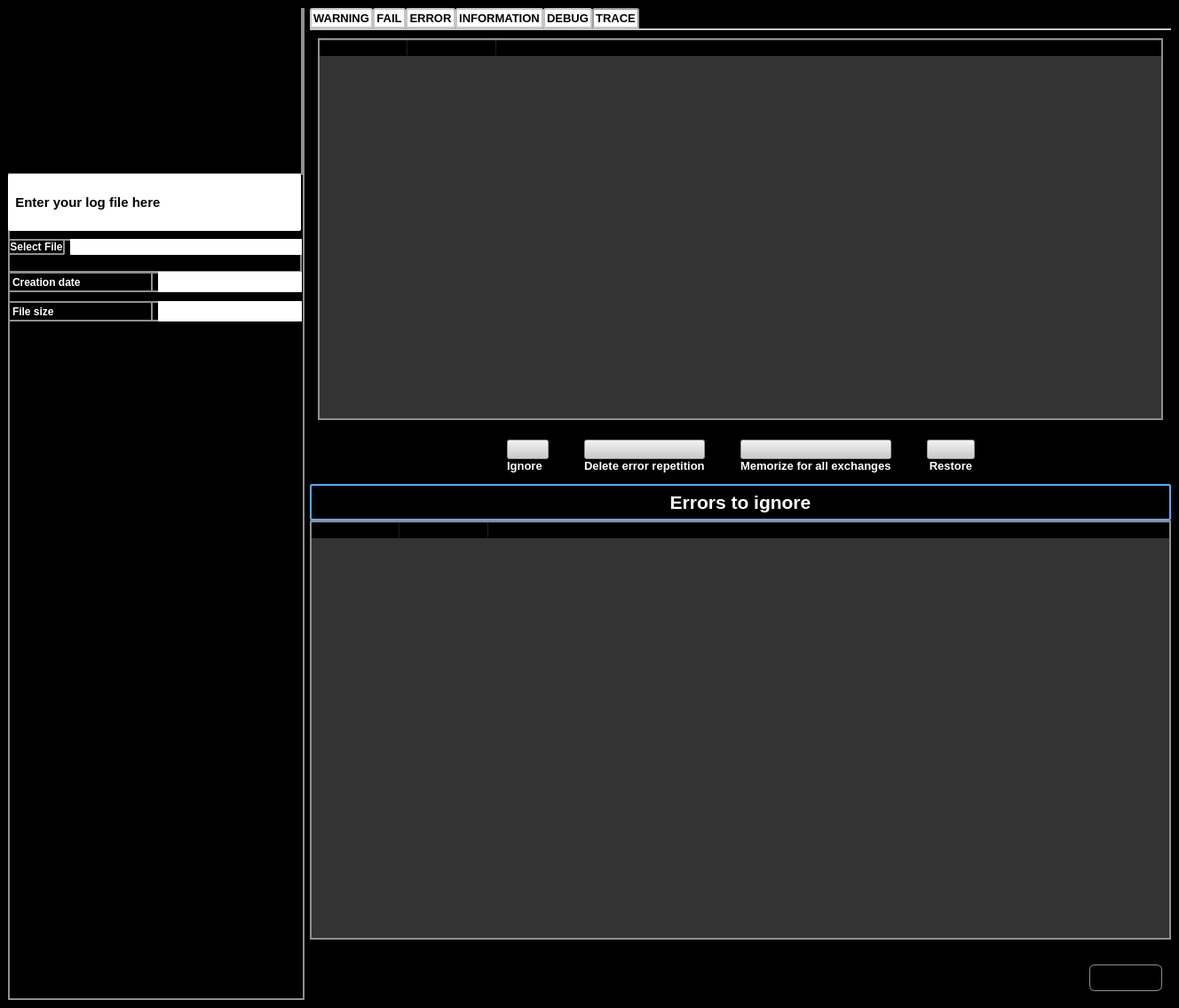
<?xml version="1.0" encoding="UTF-8"?>
<ui version="4.0">
 <class>analyze</class>
 <widget class="QMainWindow" name="analyze">
  <property name="geometry">
   <rect>
    <x>0</x>
    <y>0</y>
    <width>1328</width>
    <height>1135</height>
   </rect>
  </property>
  <property name="windowTitle">
   <string>Results</string>
  </property>
  <property name="windowIcon">
   <iconset resource="images.qrc">
    <normaloff>:/file_log_.jpg</normaloff>:/file_log_.jpg</iconset>
  </property>
  <property name="styleSheet">
   <string notr="true">background-color: white;</string>
  </property>
  <widget class="QWidget" name="centralwidget">
   <property name="sizePolicy">
    <sizepolicy hsizetype="Expanding" vsizetype="Expanding">
     <horstretch>0</horstretch>
     <verstretch>0</verstretch>
    </sizepolicy>
   </property>
   <property name="maximumSize">
    <size>
     <width>1493</width>
     <height>16777215</height>
    </size>
   </property>
   <property name="styleSheet">
    <string notr="true">background: black;</string>
   </property>
   <layout class="QGridLayout" name="gridLayout_2">
    <item row="0" column="0">
     <widget class="QFrame" name="frame">
      <property name="enabled">
       <bool>true</bool>
      </property>
      <property name="sizePolicy">
       <sizepolicy hsizetype="MinimumExpanding" vsizetype="MinimumExpanding">
        <horstretch>0</horstretch>
        <verstretch>0</verstretch>
       </sizepolicy>
      </property>
      <property name="maximumSize">
       <size>
        <width>334</width>
        <height>16777215</height>
       </size>
      </property>
      <property name="styleSheet">
       <string notr="true">background-color:BLACK;
border: 2px solid #8f8f91;
</string>
      </property>
      <property name="frameShape">
       <enum>QFrame::StyledPanel</enum>
      </property>
      <property name="frameShadow">
       <enum>QFrame::Raised</enum>
      </property>
      <widget class="QLabel" name="label_4">
       <property name="geometry">
        <rect>
         <x>-9</x>
         <y>-3</y>
         <width>341</width>
         <height>191</height>
        </rect>
       </property>
       <property name="sizePolicy">
        <sizepolicy hsizetype="Fixed" vsizetype="Preferred">
         <horstretch>0</horstretch>
         <verstretch>0</verstretch>
        </sizepolicy>
       </property>
       <property name="minimumSize">
        <size>
         <width>202</width>
         <height>0</height>
        </size>
       </property>
       <property name="text">
        <string/>
       </property>
       <property name="pixmap">
        <pixmap resource="images.qrc">:/software-test-automation-tool.jpg</pixmap>
       </property>
       <property name="scaledContents">
        <bool>true</bool>
       </property>
      </widget>
      <widget class="QLabel" name="label_6">
       <property name="geometry">
        <rect>
         <x>0</x>
         <y>187</y>
         <width>261</width>
         <height>64</height>
        </rect>
       </property>
       <property name="sizePolicy">
        <sizepolicy hsizetype="Preferred" vsizetype="Preferred">
         <horstretch>0</horstretch>
         <verstretch>0</verstretch>
        </sizepolicy>
       </property>
       <property name="font">
        <font>
         <pointsize>11</pointsize>
         <weight>75</weight>
         <bold>true</bold>
        </font>
       </property>
       <property name="styleSheet">
        <string notr="true">
QLabel
{
    background-color: white;
color:black;
border-bottom:1px solid #717072;
border-radius:2px;
border:none;
 min-width: 40px;
}
</string>
       </property>
       <property name="text">
        <string>  Enter your log file here</string>
       </property>
       <property name="scaledContents">
        <bool>false</bool>
       </property>
      </widget>
      <widget class="QLabel" name="label_5">
       <property name="geometry">
        <rect>
         <x>250</x>
         <y>187</y>
         <width>80</width>
         <height>64</height>
        </rect>
       </property>
       <property name="sizePolicy">
        <sizepolicy hsizetype="Fixed" vsizetype="Preferred">
         <horstretch>0</horstretch>
         <verstretch>0</verstretch>
        </sizepolicy>
       </property>
       <property name="minimumSize">
        <size>
         <width>80</width>
         <height>0</height>
        </size>
       </property>
       <property name="maximumSize">
        <size>
         <width>70</width>
         <height>80</height>
        </size>
       </property>
       <property name="styleSheet">
        <string notr="true">
QLabel
{
    background-color: white;
color:black;
border-bottom:1px solid #717072;
border-radius:2px;
border:none;
 min-width: 80px;
}
</string>
       </property>
       <property name="text">
        <string/>
       </property>
       <property name="pixmap">
        <pixmap resource="images.qrc">:/log_file.png</pixmap>
       </property>
       <property name="scaledContents">
        <bool>true</bool>
       </property>
      </widget>
      <widget class="QWidget" name="layoutWidget">
       <property name="geometry">
        <rect>
         <x>0</x>
         <y>260</y>
         <width>331</width>
         <height>38</height>
        </rect>
       </property>
       <layout class="QFormLayout" name="formLayout">
        <item row="0" column="0">
         <widget class="QPushButton" name="select_file">
          <property name="font">
           <font>
            <family>Tahoma</family>
            <weight>75</weight>
            <italic>false</italic>
            <bold>true</bold>
           </font>
          </property>
          <property name="styleSheet">
           <string notr="true">QPushButton {
    
color:white;
border-radius: 2px;
background:rgb(0, 0, 0);
/* border: 2px solid #00007f;*/
 min-width: 40px;
}

QPushButton:pressed {
    background-color: qlineargradient(x1: 0, y1: 0, x2: 0, y2: 1,
                                      stop: 0 #dadbde, stop: 1 #f6f7fa);
}

QPushButton:flat {
    border: none; /* no border for a flat push button */
}

QPushButton:default {
    border-color: navy; /* make the default button prominent */
}
QPushButton:hover
{
border: 2px solid rgb(66, 199, 0);
    border-radius: 2px;
    background-color:  black;
    min-width: 40px;
}</string>
          </property>
          <property name="text">
           <string>Select File</string>
          </property>
          <property name="icon">
           <iconset resource="images.qrc">
            <normaloff>:/add.png</normaloff>:/add.png</iconset>
          </property>
          <property name="iconSize">
           <size>
            <width>16</width>
            <height>16</height>
           </size>
          </property>
         </widget>
        </item>
        <item row="0" column="1">
         <widget class="QLineEdit" name="lineEdit">
          <property name="sizePolicy">
           <sizepolicy hsizetype="MinimumExpanding" vsizetype="Preferred">
            <horstretch>0</horstretch>
            <verstretch>0</verstretch>
           </sizepolicy>
          </property>
          <property name="font">
           <font>
            <family>Tahoma</family>
            <weight>50</weight>
            <italic>false</italic>
            <bold>false</bold>
           </font>
          </property>
          <property name="styleSheet">
           <string notr="true">
QLineEdit
{
    background-color: white;
color:black;
border-bottom:1px solid #717072;
border-radius:1px;
border:none;
 min-width: 40px;
}
</string>
          </property>
          <property name="text">
           <string/>
          </property>
         </widget>
        </item>
       </layout>
      </widget>
      <widget class="QWidget" name="layoutWidget">
       <property name="geometry">
        <rect>
         <x>0</x>
         <y>297</y>
         <width>331</width>
         <height>23</height>
        </rect>
       </property>
       <layout class="QHBoxLayout" name="horizontalLayout">
        <item>
         <widget class="QLabel" name="last_modif_date">
          <property name="font">
           <font>
            <weight>75</weight>
            <bold>true</bold>
           </font>
          </property>
          <property name="styleSheet">
           <string notr="true">QLabel {
   

color:white;
border-radius: 1px;
background:rgb(0, 0, 0);
/* border: 2px solid #00007f;*/
 min-width: 40px;

}</string>
          </property>
          <property name="text">
           <string>Creation date</string>
          </property>
         </widget>
        </item>
        <item>
         <widget class="QLabel" name="lbl_last_modif_date">
          <property name="font">
           <font>
            <weight>75</weight>
            <bold>true</bold>
           </font>
          </property>
          <property name="styleSheet">
           <string notr="true">QLabel {
    border: 1px solid white;
    border-radius: 1px;
    background-color: white;
    min-width: 40px;
	color: black;
}</string>
          </property>
          <property name="text">
           <string/>
          </property>
         </widget>
        </item>
       </layout>
      </widget>
      <widget class="QWidget" name="layoutWidget">
       <property name="geometry">
        <rect>
         <x>0</x>
         <y>330</y>
         <width>331</width>
         <height>23</height>
        </rect>
       </property>
       <layout class="QHBoxLayout" name="horizontalLayout_2">
        <item>
         <widget class="QLabel" name="file_size">
          <property name="font">
           <font>
            <weight>75</weight>
            <bold>true</bold>
           </font>
          </property>
          <property name="styleSheet">
           <string notr="true">QLabel {
   

color:white;
border-radius: 1px;
background:rgb(0, 0, 0);
/* border: 2px solid #00007f;*/
 min-width: 40px;

}</string>
          </property>
          <property name="text">
           <string>File size</string>
          </property>
         </widget>
        </item>
        <item>
         <widget class="QLabel" name="lbl_file_size">
          <property name="font">
           <font>
            <weight>75</weight>
            <bold>true</bold>
           </font>
          </property>
          <property name="styleSheet">
           <string notr="true">QLabel {
    border: 1px solid white;
    border-radius: 1px;
    background-color: white;
    min-width: 40px;
	color: black;
}</string>
          </property>
          <property name="text">
           <string/>
          </property>
         </widget>
        </item>
       </layout>
      </widget>
     </widget>
    </item>
    <item row="0" column="1">
     <layout class="QVBoxLayout" name="verticalLayout_3">
      <property name="spacing">
       <number>0</number>
      </property>
      <item>
       <widget class="QTabWidget" name="tabWidget">
        <property name="enabled">
         <bool>true</bool>
        </property>
        <property name="font">
         <font>
          <pointsize>10</pointsize>
          <weight>75</weight>
          <bold>true</bold>
         </font>
        </property>
        <property name="contextMenuPolicy">
         <enum>Qt::DefaultContextMenu</enum>
        </property>
        <property name="toolTip">
         <string>&lt;html&gt;&lt;head/&gt;&lt;body&gt;&lt;p&gt;&lt;br/&gt;&lt;/p&gt;&lt;/body&gt;&lt;/html&gt;</string>
        </property>
        <property name="whatsThis">
         <string>&lt;html&gt;&lt;head/&gt;&lt;body&gt;&lt;p&gt;&lt;br/&gt;&lt;/p&gt;&lt;/body&gt;&lt;/html&gt;</string>
        </property>
        <property name="styleSheet">
         <string notr="true">



QTabWidget::pane { /* The tab widget frame */
    border-top: 2px solid #C2C7CB;
    position: absolute;
    top: -0.5em;

}

QTabWidget::tab-bar {
    alignment: center;
}

/* Style the tab using the tab sub-control. Note that
    it reads QTabBar _not_ QTabWidget */
QTabBar::tab {
    background: WHITE; 
/*qlineargradient(x1: 0, y1: 0, x2: 0, y2: 1,
                                stop: 0 #E1E1E1, stop: 0.4 #DDDDDD,
                                stop: 0.5 #D8D8D8, stop: 1.0 #D3D3D3)
*/
    border: 2px solid #C4C4C3;
    border-bottom-color: #C2C7CB; /* same as the pane color */
    border-top-left-radius: 3px;
    border-top-right-radius: 3px;
    min-width: 8ex;
    padding: 2px;
}

QTabBar::tab:selected, QTabBar::tab:hover {
    background: qlineargradient(x1: 0, y1: 0, x2: 0, y2: 1,
                                stop: 0 #fafafa, stop: 0.4 #f4f4f4,
                                stop: 0.5 #e7e7e7, stop: 1.0 #fafafa);
}

QTabBar::tab:selected {
    border-color: #9B9B9B;
    border-bottom-color: #C2C7CB; /* same as pane color */
}</string>
        </property>
        <property name="currentIndex">
         <number>5</number>
        </property>
        <widget class="QWidget" name="warning_tab">
         <attribute name="icon">
          <iconset resource="images.qrc">
           <normaloff>:/Warning_icon..png</normaloff>:/Warning_icon..png</iconset>
         </attribute>
         <attribute name="title">
          <string>WARNING</string>
         </attribute>
         <layout class="QGridLayout" name="gridLayout">
          <item row="0" column="0">
           <widget class="QTreeWidget" name="warning_page">
            <property name="enabled">
             <bool>true</bool>
            </property>
            <property name="sizePolicy">
             <sizepolicy hsizetype="Expanding" vsizetype="Expanding">
              <horstretch>0</horstretch>
              <verstretch>0</verstretch>
             </sizepolicy>
            </property>
            <property name="minimumSize">
             <size>
              <width>0</width>
              <height>0</height>
             </size>
            </property>
            <property name="font">
             <font>
              <family>Monospace</family>
              <pointsize>10</pointsize>
              <weight>50</weight>
              <italic>false</italic>
              <bold>false</bold>
             </font>
            </property>
            <property name="styleSheet">
             <string notr="true">QTreeView {
	font: 10pt &quot;Monospace&quot;;
    show-decoration-selected: 1;
border: 2px solid #8f8f91;
	background-color: rgb(51, 51, 51);
color:white;

}

QTreeView::item {
     border: 1px solid #d9d9d9;
    border-top-color: transparent;
    border-bottom-color: transparent;
}

QTreeView::item:hover {
    background: qlineargradient(x1: 0, y1: 0, x2: 0, y2: 1, stop: 0 #e7effd, stop: 1 #cbdaf1);
    border: 1px solid #bfcde4;
}

QTreeView::item:selected {
    border: 1px solid #567dbc;
}

QTreeView::item:selected:active{
    background: qlineargradient(x1: 0, y1: 0, x2: 0, y2: 1, stop: 0 #6ea1f1, stop: 1 #567dbc);
}

QTreeView::item:selected:!active {
    background: qlineargradient(x1: 0, y1: 0, x2: 0, y2: 1, stop: 0 #6b9be8, stop: 1 #577fbf);
}</string>
            </property>
            <column>
             <property name="text">
              <string notr="true">Time</string>
             </property>
            </column>
            <column>
             <property name="text">
              <string>Level</string>
             </property>
            </column>
            <column>
             <property name="text">
              <string>Message</string>
             </property>
            </column>
           </widget>
          </item>
         </layout>
        </widget>
        <widget class="QWidget" name="fail_tab">
         <attribute name="icon">
          <iconset resource="images.qrc">
           <normaloff>:/fail.png</normaloff>:/fail.png</iconset>
         </attribute>
         <attribute name="title">
          <string>FAIL</string>
         </attribute>
         <layout class="QGridLayout" name="gridLayout_12">
          <item row="0" column="0">
           <widget class="QTreeWidget" name="fail_page">
            <property name="font">
             <font>
              <family>Monospace</family>
              <pointsize>10</pointsize>
              <weight>50</weight>
              <italic>false</italic>
              <bold>false</bold>
             </font>
            </property>
            <property name="styleSheet">
             <string notr="true">QTreeView {
	font: 10pt &quot;Monospace&quot;;
    show-decoration-selected: 1;
   border: 2px solid #8f8f91;
background-color: rgb(51, 51, 51);
color:white;

}

QTreeView::item {
     border: 1px solid #d9d9d9;
    border-top-color: transparent;
    border-bottom-color: transparent;
}

QTreeView::item:hover {
    background: qlineargradient(x1: 0, y1: 0, x2: 0, y2: 1, stop: 0 #e7effd, stop: 1 #cbdaf1);
    border: 1px solid #bfcde4;
}

QTreeView::item:selected {
    border: 1px solid #567dbc;
}

QTreeView::item:selected:active{
    background: qlineargradient(x1: 0, y1: 0, x2: 0, y2: 1, stop: 0 #6ea1f1, stop: 1 #567dbc);
}

QTreeView::item:selected:!active {
    background: qlineargradient(x1: 0, y1: 0, x2: 0, y2: 1, stop: 0 #6b9be8, stop: 1 #577fbf);
}</string>
            </property>
            <column>
             <property name="text">
              <string notr="true">Time</string>
             </property>
            </column>
            <column>
             <property name="text">
              <string>Level</string>
             </property>
            </column>
            <column>
             <property name="text">
              <string>Message</string>
             </property>
            </column>
           </widget>
          </item>
         </layout>
        </widget>
        <widget class="QWidget" name="error_tab">
         <attribute name="icon">
          <iconset resource="images.qrc">
           <normaloff>:/error-icon.jpg</normaloff>:/error-icon.jpg</iconset>
         </attribute>
         <attribute name="title">
          <string>ERROR</string>
         </attribute>
         <layout class="QGridLayout" name="gridLayout_8">
          <item row="0" column="0">
           <widget class="QTreeWidget" name="error_page">
            <property name="font">
             <font>
              <family>Monospace</family>
              <pointsize>10</pointsize>
              <weight>50</weight>
              <italic>false</italic>
              <bold>false</bold>
             </font>
            </property>
            <property name="styleSheet">
             <string notr="true">QTreeView {
	font: 10pt &quot;Monospace&quot;;
    show-decoration-selected: 1;
border: 2px solid #8f8f91;
background-color: rgb(51, 51, 51);
color:white;
}

QTreeView::item {
     border: 1px solid #d9d9d9;
    border-top-color: transparent;
    border-bottom-color: transparent;
}

QTreeView::item:hover {
    background: qlineargradient(x1: 0, y1: 0, x2: 0, y2: 1, stop: 0 #e7effd, stop: 1 #cbdaf1);
    border: 1px solid #bfcde4;
}

QTreeView::item:selected {
    border: 1px solid #567dbc;
}

QTreeView::item:selected:active{
    background: qlineargradient(x1: 0, y1: 0, x2: 0, y2: 1, stop: 0 #6ea1f1, stop: 1 #567dbc);
}

QTreeView::item:selected:!active {
    background: qlineargradient(x1: 0, y1: 0, x2: 0, y2: 1, stop: 0 #6b9be8, stop: 1 #577fbf);
}</string>
            </property>
            <column>
             <property name="text">
              <string>Time</string>
             </property>
            </column>
            <column>
             <property name="text">
              <string>Level</string>
             </property>
            </column>
            <column>
             <property name="text">
              <string>Message</string>
             </property>
            </column>
           </widget>
          </item>
         </layout>
        </widget>
        <widget class="QWidget" name="information_tab">
         <attribute name="icon">
          <iconset resource="images.qrc">
           <normaloff>:/information.png</normaloff>:/information.png</iconset>
         </attribute>
         <attribute name="title">
          <string>INFORMATION</string>
         </attribute>
         <layout class="QGridLayout" name="gridLayout_9">
          <item row="0" column="0">
           <widget class="QTreeWidget" name="information_page">
            <property name="font">
             <font>
              <family>Monospace</family>
              <pointsize>10</pointsize>
              <weight>50</weight>
              <italic>false</italic>
              <bold>false</bold>
             </font>
            </property>
            <property name="styleSheet">
             <string notr="true">QTreeView {
	font: 10pt &quot;Monospace&quot;;
    show-decoration-selected: 1;
border: 2px solid #8f8f91;
background-color: rgb(51, 51, 51);
color:white;
}

QTreeView::item {
     border: 1px solid #d9d9d9;
    border-top-color: transparent;
    border-bottom-color: transparent;
}

QTreeView::item:hover {
    background: qlineargradient(x1: 0, y1: 0, x2: 0, y2: 1, stop: 0 #e7effd, stop: 1 #cbdaf1);
    border: 1px solid #bfcde4;
}

QTreeView::item:selected {
    border: 1px solid #567dbc;
}

QTreeView::item:selected:active{
    background: qlineargradient(x1: 0, y1: 0, x2: 0, y2: 1, stop: 0 #6ea1f1, stop: 1 #567dbc);
}

QTreeView::item:selected:!active {
    background: qlineargradient(x1: 0, y1: 0, x2: 0, y2: 1, stop: 0 #6b9be8, stop: 1 #577fbf);
}</string>
            </property>
            <column>
             <property name="text">
              <string notr="true">Time</string>
             </property>
            </column>
            <column>
             <property name="text">
              <string>Level</string>
             </property>
            </column>
            <column>
             <property name="text">
              <string>Message</string>
             </property>
            </column>
           </widget>
          </item>
         </layout>
        </widget>
        <widget class="QWidget" name="debug_tab">
         <attribute name="icon">
          <iconset resource="images.qrc">
           <normaloff>:/DEBUG.png</normaloff>:/DEBUG.png</iconset>
         </attribute>
         <attribute name="title">
          <string>DEBUG</string>
         </attribute>
         <layout class="QGridLayout" name="gridLayout_10">
          <item row="0" column="0">
           <widget class="QTreeWidget" name="debug_page">
            <property name="font">
             <font>
              <family>Monospace</family>
              <pointsize>10</pointsize>
              <weight>50</weight>
              <italic>false</italic>
              <bold>false</bold>
             </font>
            </property>
            <property name="styleSheet">
             <string notr="true">QTreeView {
	font: 10pt &quot;Monospace&quot;;
    show-decoration-selected: 1;
border: 2px solid #8f8f91;
background-color: rgb(51, 51, 51);
color:white;
}

QTreeView::item {
     border: 1px solid #d9d9d9;
    border-top-color: transparent;
    border-bottom-color: transparent;
}

QTreeView::item:hover {
    background: qlineargradient(x1: 0, y1: 0, x2: 0, y2: 1, stop: 0 #e7effd, stop: 1 #cbdaf1);
    border: 1px solid #bfcde4;
}

QTreeView::item:selected {
    border: 1px solid #567dbc;
}

QTreeView::item:selected:active{
    background: qlineargradient(x1: 0, y1: 0, x2: 0, y2: 1, stop: 0 #6ea1f1, stop: 1 #567dbc);
}

QTreeView::item:selected:!active {
    background: qlineargradient(x1: 0, y1: 0, x2: 0, y2: 1, stop: 0 #6b9be8, stop: 1 #577fbf);
}</string>
            </property>
            <column>
             <property name="text">
              <string>Time</string>
             </property>
            </column>
            <column>
             <property name="text">
              <string>Level</string>
             </property>
            </column>
            <column>
             <property name="text">
              <string>Message</string>
             </property>
            </column>
           </widget>
          </item>
         </layout>
        </widget>
        <widget class="QWidget" name="trace_tab">
         <attribute name="icon">
          <iconset resource="images.qrc">
           <normaloff>:/trace.png</normaloff>:/trace.png</iconset>
         </attribute>
         <attribute name="title">
          <string>TRACE</string>
         </attribute>
         <layout class="QGridLayout" name="gridLayout_11">
          <item row="0" column="0">
           <widget class="QTreeWidget" name="trace_page">
            <property name="font">
             <font>
              <family>Monospace</family>
              <pointsize>10</pointsize>
              <weight>50</weight>
              <italic>false</italic>
              <bold>false</bold>
             </font>
            </property>
            <property name="styleSheet">
             <string notr="true">QTreeView {
	font: 10pt &quot;Monospace&quot;;
    show-decoration-selected: 1;
border: 2px solid #8f8f91;
background-color: rgb(51, 51, 51);
color:white;
}

QTreeView::item {
     border: 1px solid #d9d9d9;
    border-top-color: transparent;
    border-bottom-color: transparent;
}

QTreeView::item:hover {
    background: qlineargradient(x1: 0, y1: 0, x2: 0, y2: 1, stop: 0 #e7effd, stop: 1 #cbdaf1);
    border: 1px solid #bfcde4;
}

QTreeView::item:selected {
    border: 1px solid #567dbc;
}

QTreeView::item:selected:active{
    background: qlineargradient(x1: 0, y1: 0, x2: 0, y2: 1, stop: 0 #6ea1f1, stop: 1 #567dbc);
}

QTreeView::item:selected:!active {
    background: qlineargradient(x1: 0, y1: 0, x2: 0, y2: 1, stop: 0 #6b9be8, stop: 1 #577fbf);
}</string>
            </property>
            <column>
             <property name="text">
              <string>Time</string>
             </property>
            </column>
            <column>
             <property name="text">
              <string>Level</string>
             </property>
            </column>
            <column>
             <property name="text">
              <string>Message</string>
             </property>
            </column>
           </widget>
          </item>
         </layout>
        </widget>
       </widget>
      </item>
      <item>
       <spacer name="verticalSpacer">
        <property name="orientation">
         <enum>Qt::Vertical</enum>
        </property>
        <property name="sizeType">
         <enum>QSizePolicy::Fixed</enum>
        </property>
        <property name="sizeHint" stdset="0">
         <size>
          <width>20</width>
          <height>13</height>
         </size>
        </property>
       </spacer>
      </item>
      <item>
       <layout class="QHBoxLayout" name="horizontalLayout_3">
        <item>
         <spacer name="horizontalSpacer_3">
          <property name="orientation">
           <enum>Qt::Horizontal</enum>
          </property>
          <property name="sizeHint" stdset="0">
           <size>
            <width>40</width>
            <height>20</height>
           </size>
          </property>
         </spacer>
        </item>
        <item>
         <layout class="QVBoxLayout" name="verticalLayout">
          <item>
           <widget class="QPushButton" name="ignoreButton">
            <property name="minimumSize">
             <size>
              <width>0</width>
              <height>0</height>
             </size>
            </property>
            <property name="maximumSize">
             <size>
              <width>100</width>
              <height>50</height>
             </size>
            </property>
            <property name="toolTip">
             <string>&lt;html&gt;&lt;head/&gt;&lt;body&gt;&lt;p&gt;&lt;span style=&quot; font-size:10pt; font-weight:600;&quot;&gt;Clic here to save the selected error in the database and delete it from the log file &lt;/span&gt;&lt;/p&gt;&lt;/body&gt;&lt;/html&gt;</string>
            </property>
            <property name="styleSheet">
             <string notr="true">QPushButton:hover
{
color:white;
border-radius: 1px;
background:rgb(216, 0, 0);
/* border: 2px solid #00007f;*/
 min-width: 4px;
}
QPushButton
{
background:rgb(204, 204, 204);
}</string>
            </property>
            <property name="text">
             <string/>
            </property>
            <property name="icon">
             <iconset resource="images.qrc">
              <normaloff>:/arrow_down.png</normaloff>:/arrow_down.png</iconset>
            </property>
            <property name="iconSize">
             <size>
              <width>32</width>
              <height>32</height>
             </size>
            </property>
           </widget>
          </item>
          <item>
           <widget class="QLabel" name="ignoreLabel_2">
            <property name="sizePolicy">
             <sizepolicy hsizetype="Maximum" vsizetype="Preferred">
              <horstretch>0</horstretch>
              <verstretch>0</verstretch>
             </sizepolicy>
            </property>
            <property name="maximumSize">
             <size>
              <width>100</width>
              <height>20</height>
             </size>
            </property>
            <property name="font">
             <font>
              <pointsize>10</pointsize>
              <weight>75</weight>
              <bold>true</bold>
             </font>
            </property>
            <property name="styleSheet">
             <string notr="true">color:white;</string>
            </property>
            <property name="text">
             <string>Ignore  </string>
            </property>
            <property name="alignment">
             <set>Qt::AlignCenter</set>
            </property>
           </widget>
          </item>
         </layout>
        </item>
        <item>
         <spacer name="horizontalSpacer_4">
          <property name="orientation">
           <enum>Qt::Horizontal</enum>
          </property>
          <property name="sizeType">
           <enum>QSizePolicy::Fixed</enum>
          </property>
          <property name="sizeHint" stdset="0">
           <size>
            <width>40</width>
            <height>20</height>
           </size>
          </property>
         </spacer>
        </item>
        <item>
         <layout class="QVBoxLayout" name="verticalLayout_4">
          <item>
           <widget class="QPushButton" name="delete_error_rep">
            <property name="toolTip">
             <string>&lt;html&gt;&lt;head/&gt;&lt;body&gt;&lt;p&gt;&lt;span style=&quot; font-size:10pt; font-weight:600;&quot;&gt;Clic here to delete repetition of the selected error&lt;/span&gt;&lt;/p&gt;&lt;/body&gt;&lt;/html&gt;</string>
            </property>
            <property name="styleSheet">
             <string notr="true">QPushButton:hover
{
color:white;
border-radius: 1px;
background:rgb(72, 145, 218);
/* border: 2px solid #00007f;*/
 min-width: 4px;
}
QPushButton
{
background:rgb(204, 204, 204);
}</string>
            </property>
            <property name="text">
             <string/>
            </property>
            <property name="icon">
             <iconset resource="images.qrc">
              <normaloff>:/memorize_pic.png</normaloff>:/memorize_pic.png</iconset>
            </property>
            <property name="iconSize">
             <size>
              <width>32</width>
              <height>32</height>
             </size>
            </property>
           </widget>
          </item>
          <item>
           <widget class="QLabel" name="memorize_label">
            <property name="font">
             <font>
              <pointsize>10</pointsize>
              <weight>75</weight>
              <bold>true</bold>
             </font>
            </property>
            <property name="styleSheet">
             <string notr="true">color:white;</string>
            </property>
            <property name="text">
             <string>Delete error repetition</string>
            </property>
           </widget>
          </item>
         </layout>
        </item>
        <item>
         <spacer name="horizontalSpacer">
          <property name="orientation">
           <enum>Qt::Horizontal</enum>
          </property>
          <property name="sizeType">
           <enum>QSizePolicy::Preferred</enum>
          </property>
          <property name="sizeHint" stdset="0">
           <size>
            <width>40</width>
            <height>20</height>
           </size>
          </property>
         </spacer>
        </item>
        <item>
         <layout class="QVBoxLayout" name="verticalLayout_5">
          <item>
           <widget class="QPushButton" name="memorize_allexchange">
            <property name="toolTip">
             <string>&lt;html&gt;&lt;head/&gt;&lt;body&gt;&lt;p&gt;&lt;span style=&quot; font-size:10pt; font-weight:600;&quot;&gt;Clic here to memorize the selected error for all stock exchanges&lt;/span&gt;&lt;/p&gt;&lt;/body&gt;&lt;/html&gt;</string>
            </property>
            <property name="styleSheet">
             <string notr="true">QPushButton:hover
{
color:white;
border-radius: 1px;
background:rgb(72, 145, 218);
/* border: 2px solid #00007f;*/
 min-width: 4px;
}
QPushButton
{
background:rgb(204, 204, 204);
}</string>
            </property>
            <property name="text">
             <string/>
            </property>
            <property name="icon">
             <iconset resource="images.qrc">
              <normaloff>:/memorize_pic.png</normaloff>:/memorize_pic.png</iconset>
            </property>
            <property name="iconSize">
             <size>
              <width>32</width>
              <height>32</height>
             </size>
            </property>
           </widget>
          </item>
          <item>
           <widget class="QLabel" name="label_7">
            <property name="font">
             <font>
              <pointsize>10</pointsize>
              <weight>75</weight>
              <bold>true</bold>
             </font>
            </property>
            <property name="styleSheet">
             <string notr="true">color:white;</string>
            </property>
            <property name="text">
             <string>Memorize for all exchanges</string>
            </property>
           </widget>
          </item>
         </layout>
        </item>
        <item>
         <spacer name="horizontalSpacer_5">
          <property name="orientation">
           <enum>Qt::Horizontal</enum>
          </property>
          <property name="sizeType">
           <enum>QSizePolicy::Fixed</enum>
          </property>
          <property name="sizeHint" stdset="0">
           <size>
            <width>40</width>
            <height>20</height>
           </size>
          </property>
         </spacer>
        </item>
        <item>
         <layout class="QVBoxLayout" name="verticalLayout_2">
          <item>
           <widget class="QPushButton" name="restoreButton">
            <property name="sizePolicy">
             <sizepolicy hsizetype="Minimum" vsizetype="Fixed">
              <horstretch>0</horstretch>
              <verstretch>0</verstretch>
             </sizepolicy>
            </property>
            <property name="minimumSize">
             <size>
              <width>54</width>
              <height>0</height>
             </size>
            </property>
            <property name="maximumSize">
             <size>
              <width>100</width>
              <height>50</height>
             </size>
            </property>
            <property name="toolTip">
             <string>&lt;html&gt;&lt;head/&gt;&lt;body&gt;&lt;p&gt;&lt;span style=&quot; font-size:10pt; font-weight:600;&quot;&gt;Clic here to restore the selected error from database and show it in the log file&lt;/span&gt;&lt;/p&gt;&lt;/body&gt;&lt;/html&gt;</string>
            </property>
            <property name="styleSheet">
             <string notr="true">QPushButton:hover
{
color:white;
border-radius: 1px;
background:rgb(0, 203, 0);
/* border: 2px solid #00007f;*/
 min-width: 4px;
}
QPushButton
{
background:rgb(204, 204, 204);
}</string>
            </property>
            <property name="text">
             <string/>
            </property>
            <property name="icon">
             <iconset resource="images.qrc">
              <normaloff>:/arrow_up.png</normaloff>:/arrow_up.png</iconset>
            </property>
            <property name="iconSize">
             <size>
              <width>32</width>
              <height>32</height>
             </size>
            </property>
           </widget>
          </item>
          <item>
           <widget class="QLabel" name="restoreLabel">
            <property name="sizePolicy">
             <sizepolicy hsizetype="Maximum" vsizetype="Preferred">
              <horstretch>0</horstretch>
              <verstretch>0</verstretch>
             </sizepolicy>
            </property>
            <property name="maximumSize">
             <size>
              <width>1000</width>
              <height>30</height>
             </size>
            </property>
            <property name="font">
             <font>
              <pointsize>10</pointsize>
              <weight>75</weight>
              <bold>true</bold>
             </font>
            </property>
            <property name="styleSheet">
             <string notr="true">color:white;</string>
            </property>
            <property name="text">
             <string>Restore</string>
            </property>
            <property name="alignment">
             <set>Qt::AlignCenter</set>
            </property>
           </widget>
          </item>
         </layout>
        </item>
        <item>
         <spacer name="horizontalSpacer_6">
          <property name="orientation">
           <enum>Qt::Horizontal</enum>
          </property>
          <property name="sizeHint" stdset="0">
           <size>
            <width>40</width>
            <height>20</height>
           </size>
          </property>
         </spacer>
        </item>
       </layout>
      </item>
      <item>
       <spacer name="verticalSpacer_2">
        <property name="orientation">
         <enum>Qt::Vertical</enum>
        </property>
        <property name="sizeType">
         <enum>QSizePolicy::Fixed</enum>
        </property>
        <property name="sizeHint" stdset="0">
         <size>
          <width>20</width>
          <height>13</height>
         </size>
        </property>
       </spacer>
      </item>
      <item>
       <widget class="QLabel" name="label">
        <property name="font">
         <font>
          <pointsize>16</pointsize>
          <weight>75</weight>
          <bold>true</bold>
         </font>
        </property>
        <property name="autoFillBackground">
         <bool>false</bool>
        </property>
        <property name="styleSheet">
         <string notr="true">QLabel {
   

color:white;
border-radius: 1px;
background:rgb(0, 0, 0);
border: 2px solid rgb(85, 170, 255);
 min-width: 40px;
}</string>
        </property>
        <property name="text">
         <string>Errors to ignore</string>
        </property>
        <property name="alignment">
         <set>Qt::AlignHCenter|Qt::AlignTop</set>
        </property>
       </widget>
      </item>
      <item>
       <widget class="QTreeWidget" name="unwanted_log_info">
        <property name="styleSheet">
         <string notr="true">QTreeView {
	font: 11pt &quot;Monospace&quot;;
    show-decoration-selected: 1;
border: 2px solid #8f8f91;
background-color: rgb(51, 51, 51);
color:white;
}

QTreeView::item {
     border: 1px solid #d9d9d9;
    border-top-color: transparent;
    border-bottom-color: transparent;
}

QTreeView::item:hover {
    background: qlineargradient(x1: 0, y1: 0, x2: 0, y2: 1, stop: 0 #e7effd, stop: 1 #cbdaf1);
    border: 1px solid #bfcde4;
}

QTreeView::item:selected {
    border: 1px solid #567dbc;
}

QTreeView::item:selected:active{
    background: qlineargradient(x1: 0, y1: 0, x2: 0, y2: 1, stop: 0 #6ea1f1, stop: 1 #567dbc);
}

QTreeView::item:selected:!active {
    background: qlineargradient(x1: 0, y1: 0, x2: 0, y2: 1, stop: 0 #6b9be8, stop: 1 #577fbf);
}</string>
        </property>
        <column>
         <property name="text">
          <string notr="true">Time</string>
         </property>
        </column>
        <column>
         <property name="text">
          <string>Level</string>
         </property>
        </column>
        <column>
         <property name="text">
          <string>Message</string>
         </property>
         <property name="font">
          <font>
           <pointsize>8</pointsize>
          </font>
         </property>
        </column>
       </widget>
      </item>
      <item>
       <spacer name="verticalSpacer_3">
        <property name="orientation">
         <enum>Qt::Vertical</enum>
        </property>
        <property name="sizeType">
         <enum>QSizePolicy::Fixed</enum>
        </property>
        <property name="sizeHint" stdset="0">
         <size>
          <width>20</width>
          <height>18</height>
         </size>
        </property>
       </spacer>
      </item>
      <item>
       <widget class="QFrame" name="frame_3">
        <property name="sizePolicy">
         <sizepolicy hsizetype="MinimumExpanding" vsizetype="Fixed">
          <horstretch>0</horstretch>
          <verstretch>0</verstretch>
         </sizepolicy>
        </property>
        <property name="minimumSize">
         <size>
          <width>0</width>
          <height>50</height>
         </size>
        </property>
        <property name="styleSheet">
         <string notr="true">
/* linear gradient from white to green */
QFrame{
    background: qlineargradient(x1:0, y1:0, x2:1, y2:1,
                stop:0 white, stop: 0.4 gray, stop:1 rgb(206, 206, 206))
}

/* linear gradient from white to green */
QFrame {
    background: qlineargradient(x1:0, y1:0, x2:1, y2:1,
                stop:0 white, stop: 0.4 rgba(10, 20, 30, 40),
                stop:1 rgb(0, 200, 230, 200))
}

/* conical gradient from white to green */
QFrame {
    background: qconicalgradient(cx:0.5, cy:0.5, angle:30,
                stop:0 white, stop:1 rgb(206, 206, 206))
}

/* radial gradient from white to green */
QFrame {
    background: qradialgradient(cx:0, cy:0, radius: 1,
                fx:0.5, fy:0.5, stop:0 white, stop:1 rgb(206, 206, 206))
}</string>
        </property>
        <property name="frameShape">
         <enum>QFrame::StyledPanel</enum>
        </property>
        <property name="frameShadow">
         <enum>QFrame::Raised</enum>
        </property>
        <layout class="QGridLayout" name="gridLayout_5">
         <item row="0" column="2">
          <spacer name="horizontalSpacer_2">
           <property name="orientation">
            <enum>Qt::Horizontal</enum>
           </property>
           <property name="sizeType">
            <enum>QSizePolicy::MinimumExpanding</enum>
           </property>
           <property name="sizeHint" stdset="0">
            <size>
             <width>60</width>
             <height>20</height>
            </size>
           </property>
          </spacer>
         </item>
         <item row="0" column="5">
          <widget class="QPushButton" name="quit_button">
           <property name="enabled">
            <bool>true</bool>
           </property>
           <property name="minimumSize">
            <size>
             <width>82</width>
             <height>30</height>
            </size>
           </property>
           <property name="maximumSize">
            <size>
             <width>90</width>
             <height>16777215</height>
            </size>
           </property>
           <property name="font">
            <font>
             <weight>75</weight>
             <bold>true</bold>
            </font>
           </property>
           <property name="styleSheet">
            <string notr="true">QPushButton:hover
{
color:#333;
border-radius: 6px;
background:red;

 min-width: 80px;
}
QPushButton {
    border: 1px solid #8f8f91;
    border-radius: 6px;
   background-color: qlineargradient(x1: 0, y1: 0, x2: 0, y2: 1,
                                      stop: 0 #f6f7fa, stop: 1 #dadbde);
    min-width: 80px;
 
}

QPushButton:pressed {
    background-color: qlineargradient(x1: 0, y1: 0, x2: 0, y2: 1,
                                      stop: 0 #dadbde, stop: 1 #f6f7fa);
}

QPushButton:flat {
    border: none; /* no border for a flat push button */
}

QPushButton:default {
    border-color: navy; /* make the default button prominent */
}</string>
           </property>
           <property name="text">
            <string>Quit</string>
           </property>
           <property name="icon">
            <iconset resource="images.qrc">
             <normaloff>:/turn_off_on_power.png</normaloff>:/turn_off_on_power.png</iconset>
           </property>
           <property name="iconSize">
            <size>
             <width>32</width>
             <height>32</height>
            </size>
           </property>
          </widget>
         </item>
        </layout>
       </widget>
      </item>
     </layout>
    </item>
   </layout>
  </widget>
 </widget>
 <resources>
  <include location="images.qrc"/>
 </resources>
 <connections/>
</ui>
